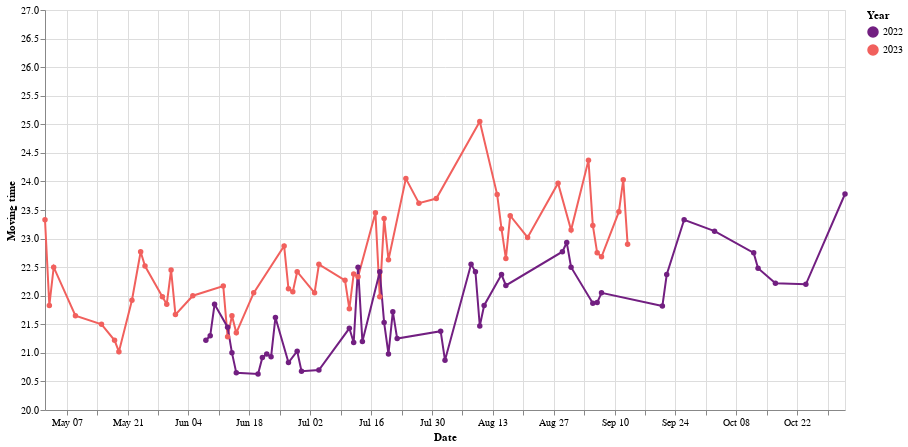

Notebook cell for this chart:
### Code cell
chart = alt.Chart(df2).mark_line(point=True).encode(x=alt.X('date:T', title="Date"), y=alt.Y('moving_time:Q', scale=alt.Scale(domain=[20, 27]), title="Moving time"), color=alt.Color("year", scale=alt.Scale(scheme='magma'), title="Year"), tooltip=['moving_time', alt.Tooltip('start_date:T')])
chart.properties(width=800, height=400)

### Figure 1 — Vega-Lite specification as saved in the notebook (floating-point values rounded to 4 significant figures)
{"config": {"view": {"continuousWidth": 400, "continuousHeight": 300}}, "data": {"name": "data-3a9e516fd377f3674bf7b2cbaef71e36"}, "mark": {"type": "line", "point": true}, "encoding": {"color": {"field": "year", "scale": {"scheme": "magma"}, "title": "Year", "type": "nominal"}, "tooltip": [{"field": "moving_time", "type": "quantitative"}, {"field": "start_date", "type": "temporal"}], "x": {"field": "date", "title": "Date", "type": "temporal"}, "y": {"field": "moving_time", "scale": {"domain": [20, 27]}, "title": "Moving time", "type": "quantitative"}}, "height": 400, "width": 800, "$schema": "https://vega.github.io/schema/vega-lite/v4.17.0.json", "datasets": {"data-3a9e516fd377f3674bf7b2cbaef71e36": [{"name": "Dpnk", "start_date": "2023-09-13T05:54:50+00:00", "distance": 8.79, "moving_time": 22.9, "elapsed_time": 22.9, "elev_gain": 119.5, "avg_speed": 23.03, "max_speed": 42.03, "date": "2000-09-13T00:00:00", "year": "2023"}, {"name": "Dpnk", "start_date": "2023-09-12T05:53:44+00:00", "distance": 8.782, "moving_time": 24.03, "elapsed_time": 24.03, "elev_gain": 117.6, "avg_speed": 21.92, "max_speed": 44.05, "date": "2000-09-12T00:00:00", "year": "2023"}, {"name": "Dpnk", "start_date": "2023-09-11T05:53:25+00:00", "distance": 8.816, "moving_time": 23.47, "elapsed_time": 23.47, "elev_gain": 117.6, "avg_speed": 22.54, "max_speed": 40.62, "date": "2000-09-11T00:00:00", "year": "2023"}, {"name": "Dpnk", "start_date": "2023-09-07T05:55:30+00:00", "distance": 8.808, "moving_time": 22.68, "elapsed_time": 22.68, "elev_gain": 117.7, "avg_speed": 23.3, "max_speed": 47.32, "date": "2000-09-07T00:00:00", "year": "2023"}, {"name": "Dpnk", "start_date": "2023-09-06T05:58:01+00:00", "distance": 8.815, "moving_time": 22.75, "elapsed_time": 22.75, "elev_gain": 118.0, "avg_speed": 23.25, "max_speed": 40.19, "date": "2000-09-06T00:00:00", "year": "2023"}, {"name": "Dpnk", "start_date": "2023-09-05T05:56:56+00:00", "distance": 8.821, "moving_time": 23.23, "elapsed_time": 23.23, "elev_gain": 117.5, "avg_speed": 22.78, "max_speed": 39.13, "date": "2000-09-05T00:00:00", "year": "2023"}, {"name": "Dpnk", "start_date": "2023-09-04T05:55:08+00:00", "distance": 8.815, "moving_time": 24.37, "elapsed_time": 24.37, "elev_gain": 117.7, "avg_speed": 21.71, "max_speed": 38.86, "date": "2000-09-04T00:00:00", "year": "2023"}, {"name": "Dpnk", "start_date": "2023-08-31T05:57:18+00:00", "distance": 8.814, "moving_time": 23.15, "elapsed_time": 23.15, "elev_gain": 117.7, "avg_speed": 22.85, "max_speed": 41.26, "date": "2000-08-31T00:00:00", "year": "2023"}, {"name": "Dpnk", "start_date": "2023-08-28T05:53:45+00:00", "distance": 8.813, "moving_time": 23.97, "elapsed_time": 23.97, "elev_gain": 117.8, "avg_speed": 22.06, "max_speed": 41.29, "date": "2000-08-28T00:00:00", "year": "2023"}, {"name": "Dpnk", "start_date": "2023-08-21T05:58:14+00:00", "distance": 8.794, "moving_time": 23.02, "elapsed_time": 23.02, "elev_gain": 117.5, "avg_speed": 22.92, "max_speed": 43.75, "date": "2000-08-21T00:00:00", "year": "2023"}, {"name": "Dpnk", "start_date": "2023-08-17T05:55:04+00:00", "distance": 8.807, "moving_time": 23.4, "elapsed_time": 23.72, "elev_gain": 117.4, "avg_speed": 22.58, "max_speed": 42.62, "date": "2000-08-17T00:00:00", "year": "2023"}, {"name": "Dpnk", "start_date": "2023-08-16T05:53:08+00:00", "distance": 8.806, "moving_time": 22.65, "elapsed_time": 22.65, "elev_gain": 117.5, "avg_speed": 23.33, "max_speed": 42.01, "date": "2000-08-16T00:00:00", "year": "2023"}, {"name": "Dpnk ", "start_date": "2023-08-15T05:54:38+00:00", "distance": 8.813, "moving_time": 23.17, "elapsed_time": 23.33, "elev_gain": 119.7, "avg_speed": 22.82, "max_speed": 48.76, "date": "2000-08-15T00:00:00", "year": "2023"}, {"name": "Dpnk ", "start_date": "2023-08-14T05:57:14+00:00", "distance": 8.795, "moving_time": 23.77, "elapsed_time": 23.9, "elev_gain": 117.8, "avg_speed": 22.2, "max_speed": 48.89, "date": "2000-08-14T00:00:00", "year": "2023"}, {"name": "Dpnk ", "start_date": "2023-08-10T05:55:47+00:00", "distance": 8.813, "moving_time": 25.05, "elapsed_time": 25.23, "elev_gain": 117.7, "avg_speed": 21.11, "max_speed": 40.15, "date": "2000-08-10T00:00:00", "year": "2023"}, {"name": "Dpnk ", "start_date": "2023-07-31T05:54:07+00:00", "distance": 8.848, "moving_time": 23.7, "elapsed_time": 51.78, "elev_gain": 120.1, "avg_speed": 22.4, "max_speed": 38.92, "date": "2000-07-31T00:00:00", "year": "2023"}, {"name": "Dpnk ", "start_date": "2023-07-27T05:50:32+00:00", "distance": 8.801, "moving_time": 23.62, "elapsed_time": 23.68, "elev_gain": 117.8, "avg_speed": 22.36, "max_speed": 43.99, "date": "2000-07-27T00:00:00", "year": "2023"}, {"name": "Dpnk ", "start_date": "2023-07-24T05:54:09+00:00", "distance": 8.827, "moving_time": 24.05, "elapsed_time": 24.05, "elev_gain": 117.8, "avg_speed": 22.02, "max_speed": 41.94, "date": "2000-07-24T00:00:00", "year": "2023"}, {"name": "Dpnk ", "start_date": "2023-07-20T05:56:30+00:00", "distance": 8.805, "moving_time": 22.63, "elapsed_time": 22.8, "elev_gain": 117.8, "avg_speed": 23.34, "max_speed": 52.44, "date": "2000-07-20T00:00:00", "year": "2023"}, {"name": "Dpnk ", "start_date": "2023-07-19T05:53:46+00:00", "distance": 8.855, "moving_time": 23.35, "elapsed_time": 24.3, "elev_gain": 121.8, "avg_speed": 22.76, "max_speed": 46.13, "date": "2000-07-19T00:00:00", "year": "2023"}, {"name": "Dpnk ", "start_date": "2023-07-18T05:54:52+00:00", "distance": 8.817, "moving_time": 21.98, "elapsed_time": 22.02, "elev_gain": 117.9, "avg_speed": 24.07, "max_speed": 54.18, "date": "2000-07-18T00:00:00", "year": "2023"}, {"name": "Dpnk ", "start_date": "2023-07-17T05:56:15+00:00", "distance": 8.807, "moving_time": 23.45, "elapsed_time": 23.53, "elev_gain": 117.8, "avg_speed": 22.54, "max_speed": 43.29, "date": "2000-07-17T00:00:00", "year": "2023"}, {"name": "Dpnk ", "start_date": "2023-07-13T05:53:07+00:00", "distance": 8.826, "moving_time": 22.33, "elapsed_time": 22.33, "elev_gain": 121.6, "avg_speed": 23.71, "max_speed": 41.92, "date": "2000-07-13T00:00:00", "year": "2023"}, {"name": "Dpnk ", "start_date": "2023-07-12T05:52:00+00:00", "distance": 8.82, "moving_time": 22.38, "elapsed_time": 22.52, "elev_gain": 120.8, "avg_speed": 23.64, "max_speed": 40.49, "date": "2000-07-12T00:00:00", "year": "2023"}, {"name": "Dpnk ", "start_date": "2023-07-11T05:54:27+00:00", "distance": 8.834, "moving_time": 21.77, "elapsed_time": 21.77, "elev_gain": 117.9, "avg_speed": 24.35, "max_speed": 43.16, "date": "2000-07-11T00:00:00", "year": "2023"}, {"name": "Dpnk ", "start_date": "2023-07-10T05:55:24+00:00", "distance": 8.823, "moving_time": 22.27, "elapsed_time": 22.38, "elev_gain": 120.3, "avg_speed": 23.77, "max_speed": 40.92, "date": "2000-07-10T00:00:00", "year": "2023"}, {"name": "Dpnk ", "start_date": "2023-07-04T05:52:15+00:00", "distance": 8.806, "moving_time": 22.55, "elapsed_time": 22.55, "elev_gain": 117.7, "avg_speed": 23.43, "max_speed": 42.22, "date": "2000-07-04T00:00:00", "year": "2023"}, {"name": "Dpnk ", "start_date": "2023-07-03T05:56:48+00:00", "distance": 8.813, "moving_time": 22.05, "elapsed_time": 22.05, "elev_gain": 117.8, "avg_speed": 23.98, "max_speed": 40.98, "date": "2000-07-03T00:00:00", "year": "2023"}, {"name": "Dpnk ", "start_date": "2023-06-29T05:53:36+00:00", "distance": 8.823, "moving_time": 22.42, "elapsed_time": 22.42, "elev_gain": 120.3, "avg_speed": 23.62, "max_speed": 51.99, "date": "2000-06-29T00:00:00", "year": "2023"}, {"name": "Dpnk ", "start_date": "2023-06-28T05:52:54+00:00", "distance": 8.835, "moving_time": 22.07, "elapsed_time": 22.07, "elev_gain": 117.9, "avg_speed": 24.02, "max_speed": 41.98, "date": "2000-06-28T00:00:00", "year": "2023"}, {"name": "Dpnk ", "start_date": "2023-06-27T05:53:15+00:00", "distance": 8.808, "moving_time": 22.12, "elapsed_time": 22.12, "elev_gain": 120.9, "avg_speed": 23.9, "max_speed": 45.27, "date": "2000-06-27T00:00:00", "year": "2023"}, {"name": "Dpnk ", "start_date": "2023-06-26T05:52:35+00:00", "distance": 8.81, "moving_time": 22.87, "elapsed_time": 23.02, "elev_gain": 118.0, "avg_speed": 23.12, "max_speed": 45.48, "date": "2000-06-26T00:00:00", "year": "2023"}, {"name": "Dpnk ", "start_date": "2023-06-19T05:53:30+00:00", "distance": 8.846, "moving_time": 22.05, "elapsed_time": 22.05, "elev_gain": 121.1, "avg_speed": 24.07, "max_speed": 41.86, "date": "2000-06-19T00:00:00", "year": "2023"}, {"name": "Dpnk ", "start_date": "2023-06-15T05:48:04+00:00", "distance": 8.144, "moving_time": 21.35, "elapsed_time": 21.9, "elev_gain": 100.0, "avg_speed": 22.89, "max_speed": 38.3, "date": "2000-06-15T00:00:00", "year": "2023"}, {"name": "Dpnk ", "start_date": "2023-06-14T05:51:09+00:00", "distance": 8.802, "moving_time": 21.65, "elapsed_time": 21.65, "elev_gain": 121.8, "avg_speed": 24.39, "max_speed": 44.66, "date": "2000-06-14T00:00:00", "year": "2023"}, {"name": "Dpnk ", "start_date": "2023-06-13T05:49:15+00:00", "distance": 8.826, "moving_time": 21.28, "elapsed_time": 21.28, "elev_gain": 117.4, "avg_speed": 24.88, "max_speed": 45.6, "date": "2000-06-13T00:00:00", "year": "2023"}, {"name": "Dpnk ", "start_date": "2023-06-12T05:51:20+00:00", "distance": 8.775, "moving_time": 22.17, "elapsed_time": 22.17, "elev_gain": 117.8, "avg_speed": 23.75, "max_speed": 40.64, "date": "2000-06-12T00:00:00", "year": "2023"}, {"name": "Dpnk ", "start_date": "2023-06-05T05:53:23+00:00", "distance": 8.736, "moving_time": 22.0, "elapsed_time": 22.1, "elev_gain": 120.5, "avg_speed": 23.82, "max_speed": 43.3, "date": "2000-06-05T00:00:00", "year": "2023"}, {"name": "Dpnk ", "start_date": "2023-06-01T05:49:42+00:00", "distance": 8.831, "moving_time": 21.67, "elapsed_time": 21.67, "elev_gain": 120.5, "avg_speed": 24.45, "max_speed": 41.85, "date": "2000-06-01T00:00:00", "year": "2023"}, {"name": "Dpnk ", "start_date": "2023-05-31T05:51:27+00:00", "distance": 8.827, "moving_time": 22.45, "elapsed_time": 22.67, "elev_gain": 121.6, "avg_speed": 23.59, "max_speed": 45.43, "date": "2000-05-31T00:00:00", "year": "2023"}, {"name": "Dpnk ", "start_date": "2023-05-30T05:53:19+00:00", "distance": 8.847, "moving_time": 21.85, "elapsed_time": 21.85, "elev_gain": 121.1, "avg_speed": 24.29, "max_speed": 41.1, "date": "2000-05-30T00:00:00", "year": "2023"}, {"name": "Dpnk ", "start_date": "2023-05-29T05:55:34+00:00", "distance": 8.856, "moving_time": 21.98, "elapsed_time": 22.05, "elev_gain": 120.4, "avg_speed": 24.17, "max_speed": 41.86, "date": "2000-05-29T00:00:00", "year": "2023"}, {"name": "Dpnk ", "start_date": "2023-05-25T05:53:41+00:00", "distance": 8.888, "moving_time": 22.52, "elapsed_time": 22.85, "elev_gain": 121.3, "avg_speed": 23.68, "max_speed": 43.2, "date": "2000-05-25T00:00:00", "year": "2023"}, {"name": "Dpnk ", "start_date": "2023-05-24T05:54:52+00:00", "distance": 8.865, "moving_time": 22.77, "elapsed_time": 23.13, "elev_gain": 123.2, "avg_speed": 23.36, "max_speed": 43.57, "date": "2000-05-24T00:00:00", "year": "2023"}, {"name": "Dpnk ", "start_date": "2023-05-22T05:53:16+00:00", "distance": 8.842, "moving_time": 21.92, "elapsed_time": 21.92, "elev_gain": 117.7, "avg_speed": 24.21, "max_speed": 40.23, "date": "2000-05-22T00:00:00", "year": "2023"}, {"name": "Dpnk ", "start_date": "2023-05-19T07:12:22+00:00", "distance": 8.957, "moving_time": 21.02, "elapsed_time": 22.38, "elev_gain": 121.9, "avg_speed": 25.57, "max_speed": 45.65, "date": "2000-05-19T00:00:00", "year": "2023"}, {"name": "Dpnk ", "start_date": "2023-05-18T05:53:32+00:00", "distance": 8.902, "moving_time": 21.22, "elapsed_time": 21.22, "elev_gain": 120.7, "avg_speed": 25.17, "max_speed": 50.87, "date": "2000-05-18T00:00:00", "year": "2023"}, {"name": "Dpnk ", "start_date": "2023-05-15T05:53:21+00:00", "distance": 8.817, "moving_time": 21.5, "elapsed_time": 21.5, "elev_gain": 120.7, "avg_speed": 24.61, "max_speed": 42.57, "date": "2000-05-15T00:00:00", "year": "2023"}, {"name": "Dpnk ", "start_date": "2023-05-09T05:53:59+00:00", "distance": 9.084, "moving_time": 21.65, "elapsed_time": 21.73, "elev_gain": 122.4, "avg_speed": 25.17, "max_speed": 42.98, "date": "2000-05-09T00:00:00", "year": "2023"}, {"name": "Dpnk ", "start_date": "2023-05-04T05:52:50+00:00", "distance": 9.015, "moving_time": 22.5, "elapsed_time": 22.5, "elev_gain": 122.1, "avg_speed": 24.04, "max_speed": 42.19, "date": "2000-05-04T00:00:00", "year": "2023"}, {"name": "Dpnk ", "start_date": "2023-05-03T05:52:15+00:00", "distance": 9.014, "moving_time": 21.83, "elapsed_time": 21.83, "elev_gain": 122.4, "avg_speed": 24.77, "max_speed": 47.56, "date": "2000-05-03T00:00:00", "year": "2023"}, {"name": "Dpnk ", "start_date": "2023-05-02T05:55:12+00:00", "distance": 9.068, "moving_time": 23.33, "elapsed_time": 24.92, "elev_gain": 121.8, "avg_speed": 23.32, "max_speed": 45.73, "date": "2000-05-02T00:00:00", "year": "2023"}, {"name": "Work commute ", "start_date": "2022-11-02T05:55:34+00:00", "distance": 9.062, "moving_time": 23.78, "elapsed_time": 23.78, "elev_gain": 121.6, "avg_speed": 22.86, "max_speed": 46.23, "date": "2000-11-02T00:00:00", "year": "2022"}, {"name": "Work commute ", "start_date": "2022-10-24T05:55:54+00:00", "distance": 9.036, "moving_time": 22.2, "elapsed_time": 22.2, "elev_gain": 123.7, "avg_speed": 24.42, "max_speed": 45.76, "date": "2000-10-24T00:00:00", "year": "2022"}, {"name": "Work commute ", "start_date": "2022-10-17T05:54:40+00:00", "distance": 9.02, "moving_time": 22.22, "elapsed_time": 22.38, "elev_gain": 125.0, "avg_speed": 24.36, "max_speed": 49.1, "date": "2000-10-17T00:00:00", "year": "2022"}, {"name": "Work commute ", "start_date": "2022-10-13T05:21:30+00:00", "distance": 9.013, "moving_time": 22.48, "elapsed_time": 22.57, "elev_gain": 121.4, "avg_speed": 24.05, "max_speed": 46.01, "date": "2000-10-13T00:00:00", "year": "2022"}, {"name": "Work commute ", "start_date": "2022-10-12T05:52:36+00:00", "distance": 9.043, "moving_time": 22.75, "elapsed_time": 22.78, "elev_gain": 123.4, "avg_speed": 23.85, "max_speed": 48.79, "date": "2000-10-12T00:00:00", "year": "2022"}, {"name": "Work commute ", "start_date": "2022-10-03T05:57:16+00:00", "distance": 9.03, "moving_time": 23.13, "elapsed_time": 23.13, "elev_gain": 121.6, "avg_speed": 23.42, "max_speed": 47.91, "date": "2000-10-03T00:00:00", "year": "2022"}, {"name": "Work commute ", "start_date": "2022-09-26T05:56:30+00:00", "distance": 9.062, "moving_time": 23.33, "elapsed_time": 23.33, "elev_gain": 126.3, "avg_speed": 23.3, "max_speed": 43.49, "date": "2000-09-26T00:00:00", "year": "2022"}, {"name": "Work commute ", "start_date": "2022-09-22T05:55:52+00:00", "distance": 8.934, "moving_time": 22.37, "elapsed_time": 22.42, "elev_gain": 122.8, "avg_speed": 23.97, "max_speed": 42.96, "date": "2000-09-22T00:00:00", "year": "2022"}, {"name": "Work commute ", "start_date": "2022-09-21T05:53:44+00:00", "distance": 9.019, "moving_time": 21.82, "elapsed_time": 22.37, "elev_gain": 123.1, "avg_speed": 24.8, "max_speed": 45.86, "date": "2000-09-21T00:00:00", "year": "2022"}, {"name": "Work commute ", "start_date": "2022-09-07T05:55:09+00:00", "distance": 8.993, "moving_time": 22.05, "elapsed_time": 22.08, "elev_gain": 120.6, "avg_speed": 24.47, "max_speed": 46.21, "date": "2000-09-07T00:00:00", "year": "2022"}, {"name": "Work commute ", "start_date": "2022-09-06T05:53:36+00:00", "distance": 9.069, "moving_time": 21.88, "elapsed_time": 21.88, "elev_gain": 121.1, "avg_speed": 24.87, "max_speed": 41.7, "date": "2000-09-06T00:00:00", "year": "2022"}, {"name": "Work commute ", "start_date": "2022-09-05T06:02:31+00:00", "distance": 9.005, "moving_time": 21.87, "elapsed_time": 21.87, "elev_gain": 120.8, "avg_speed": 24.71, "max_speed": 43.75, "date": "2000-09-05T00:00:00", "year": "2022"}, {"name": "Work commute ", "start_date": "2022-08-31T05:59:16+00:00", "distance": 9.026, "moving_time": 22.5, "elapsed_time": 22.58, "elev_gain": 118.1, "avg_speed": 24.07, "max_speed": 44.43, "date": "2000-08-31T00:00:00", "year": "2022"}, {"name": "Work commute ", "start_date": "2022-08-30T05:55:08+00:00", "distance": 8.928, "moving_time": 22.93, "elapsed_time": 22.93, "elev_gain": 117.9, "avg_speed": 23.36, "max_speed": 43.49, "date": "2000-08-30T00:00:00", "year": "2022"}, {"name": "Work commute ", "start_date": "2022-08-29T06:04:36+00:00", "distance": 9.04, "moving_time": 22.77, "elapsed_time": 22.83, "elev_gain": 124.7, "avg_speed": 23.82, "max_speed": 47.17, "date": "2000-08-29T00:00:00", "year": "2022"}, {"name": "Work commute ", "start_date": "2022-08-16T05:57:05+00:00", "distance": 8.979, "moving_time": 22.18, "elapsed_time": 22.18, "elev_gain": 118.4, "avg_speed": 24.29, "max_speed": 44.55, "date": "2000-08-16T00:00:00", "year": "2022"}, {"name": "Work commute ", "start_date": "2022-08-15T05:59:57+00:00", "distance": 9.024, "moving_time": 22.37, "elapsed_time": 22.57, "elev_gain": 121.0, "avg_speed": 24.21, "max_speed": 45.01, "date": "2000-08-15T00:00:00", "year": "2022"}, {"name": "Work commute ", "start_date": "2022-08-11T05:55:42+00:00", "distance": 8.984, "moving_time": 21.83, "elapsed_time": 21.83, "elev_gain": 117.9, "avg_speed": 24.69, "max_speed": 44.21, "date": "2000-08-11T00:00:00", "year": "2022"}, {"name": "Work commute ", "start_date": "2022-08-10T05:56:37+00:00", "distance": 9.088, "moving_time": 21.47, "elapsed_time": 21.47, "elev_gain": 120.8, "avg_speed": 25.4, "max_speed": 44.99, "date": "2000-08-10T00:00:00", "year": "2022"}, {"name": "Work commute ", "start_date": "2022-08-09T05:56:48+00:00", "distance": 8.99, "moving_time": 22.42, "elapsed_time": 22.45, "elev_gain": 119.6, "avg_speed": 24.06, "max_speed": 44.32, "date": "2000-08-09T00:00:00", "year": "2022"}, {"name": "Work commute ", "start_date": "2022-08-08T05:56:23+00:00", "distance": 9.06, "moving_time": 22.55, "elapsed_time": 23.03, "elev_gain": 124.7, "avg_speed": 24.11, "max_speed": 44.51, "date": "2000-08-08T00:00:00", "year": "2022"}, {"name": "Work commute ", "start_date": "2022-08-02T05:56:18+00:00", "distance": 9.012, "moving_time": 20.87, "elapsed_time": 20.87, "elev_gain": 120.1, "avg_speed": 25.91, "max_speed": 45.3, "date": "2000-08-02T00:00:00", "year": "2022"}, {"name": "Work commute ", "start_date": "2022-08-01T05:57:25+00:00", "distance": 9.012, "moving_time": 21.38, "elapsed_time": 21.38, "elev_gain": 120.4, "avg_speed": 25.29, "max_speed": 44.09, "date": "2000-08-01T00:00:00", "year": "2022"}, {"name": "Work commute ", "start_date": "2022-07-22T05:54:15+00:00", "distance": 9.053, "moving_time": 21.25, "elapsed_time": 21.28, "elev_gain": 118.1, "avg_speed": 25.56, "max_speed": 45.76, "date": "2000-07-22T00:00:00", "year": "2022"}, {"name": "Work commute ", "start_date": "2022-07-21T05:54:22+00:00", "distance": 9.082, "moving_time": 21.72, "elapsed_time": 21.72, "elev_gain": 119.8, "avg_speed": 25.09, "max_speed": 45.81, "date": "2000-07-21T00:00:00", "year": "2022"}, {"name": "Work commute ", "start_date": "2022-07-20T05:49:32+00:00", "distance": 9.001, "moving_time": 20.98, "elapsed_time": 20.98, "elev_gain": 120.2, "avg_speed": 25.74, "max_speed": 48.6, "date": "2000-07-20T00:00:00", "year": "2022"}, {"name": "Work commute ", "start_date": "2022-07-19T05:55:18+00:00", "distance": 9.101, "moving_time": 21.53, "elapsed_time": 22.12, "elev_gain": 120.0, "avg_speed": 25.36, "max_speed": 58.74, "date": "2000-07-19T00:00:00", "year": "2022"}, {"name": "Work commute ", "start_date": "2022-07-18T05:44:36+00:00", "distance": 9.233, "moving_time": 22.42, "elapsed_time": 22.42, "elev_gain": 131.5, "avg_speed": 24.71, "max_speed": 47.84, "date": "2000-07-18T00:00:00", "year": "2022"}, {"name": "Work commute ", "start_date": "2022-07-14T05:56:15+00:00", "distance": 9.107, "moving_time": 21.2, "elapsed_time": 21.2, "elev_gain": 120.3, "avg_speed": 25.78, "max_speed": 52.7, "date": "2000-07-14T00:00:00", "year": "2022"}, {"name": "Work commute ", "start_date": "2022-07-13T05:55:40+00:00", "distance": 9.123, "moving_time": 22.5, "elapsed_time": 22.68, "elev_gain": 128.8, "avg_speed": 24.33, "max_speed": 54.37, "date": "2000-07-13T00:00:00", "year": "2022"}, {"name": "Work commute ", "start_date": "2022-07-12T05:55:12+00:00", "distance": 9.032, "moving_time": 21.18, "elapsed_time": 21.28, "elev_gain": 117.9, "avg_speed": 25.58, "max_speed": 54.92, "date": "2000-07-12T00:00:00", "year": "2022"}, {"name": "Work commute ", "start_date": "2022-07-11T05:55:12+00:00", "distance": 9.089, "moving_time": 21.43, "elapsed_time": 21.5, "elev_gain": 120.4, "avg_speed": 25.44, "max_speed": 44.32, "date": "2000-07-11T00:00:00", "year": "2022"}, {"name": "Work commute ", "start_date": "2022-07-04T05:57:38+00:00", "distance": 9.058, "moving_time": 20.7, "elapsed_time": 20.98, "elev_gain": 128.8, "avg_speed": 26.25, "max_speed": 49.33, "date": "2000-07-04T00:00:00", "year": "2022"}, {"name": "Work commute ", "start_date": "2022-06-30T05:59:18+00:00", "distance": 8.935, "moving_time": 20.68, "elapsed_time": 20.68, "elev_gain": 122.0, "avg_speed": 25.92, "max_speed": 51.28, "date": "2000-06-30T00:00:00", "year": "2022"}, {"name": "Work commute ", "start_date": "2022-06-29T05:42:33+00:00", "distance": 8.938, "moving_time": 21.03, "elapsed_time": 21.03, "elev_gain": 130.9, "avg_speed": 25.5, "max_speed": 71.1, "date": "2000-06-29T00:00:00", "year": "2022"}, {"name": "Work commute ", "start_date": "2022-06-27T05:49:11+00:00", "distance": 8.943, "moving_time": 20.83, "elapsed_time": 21.1, "elev_gain": 119.5, "avg_speed": 25.75, "max_speed": 44.1, "date": "2000-06-27T00:00:00", "year": "2022"}, {"name": "Work commute ", "start_date": "2022-06-24T06:04:47+00:00", "distance": 8.923, "moving_time": 21.62, "elapsed_time": 21.62, "elev_gain": 123.3, "avg_speed": 24.77, "max_speed": 44.87, "date": "2000-06-24T00:00:00", "year": "2022"}, {"name": "Work commute ", "start_date": "2022-06-23T05:27:26+00:00", "distance": 8.946, "moving_time": 20.93, "elapsed_time": 21.03, "elev_gain": 119.8, "avg_speed": 25.64, "max_speed": 61.73, "date": "2000-06-23T00:00:00", "year": "2022"}, {"name": "Work commute ", "start_date": "2022-06-22T05:42:29+00:00", "distance": 9.009, "moving_time": 20.98, "elapsed_time": 20.98, "elev_gain": 122.6, "avg_speed": 25.76, "max_speed": 55.4, "date": "2000-06-22T00:00:00", "year": "2022"}, {"name": "Work commute ", "start_date": "2022-06-21T06:02:09+00:00", "distance": 8.966, "moving_time": 20.92, "elapsed_time": 20.92, "elev_gain": 124.7, "avg_speed": 25.72, "max_speed": 54.47, "date": "2000-06-21T00:00:00", "year": "2022"}, {"name": "Work commute ", "start_date": "2022-06-20T06:01:21+00:00", "distance": 9.114, "moving_time": 20.63, "elapsed_time": 20.63, "elev_gain": 126.2, "avg_speed": 26.5, "max_speed": 55.52, "date": "2000-06-20T00:00:00", "year": "2022"}, {"name": "Work commute ", "start_date": "2022-06-15T06:01:04+00:00", "distance": 9.009, "moving_time": 20.65, "elapsed_time": 20.65, "elev_gain": 118.8, "avg_speed": 26.18, "max_speed": 53.21, "date": "2000-06-15T00:00:00", "year": "2022"}, {"name": "Work commute ", "start_date": "2022-06-14T06:05:58+00:00", "distance": 9.059, "moving_time": 21.0, "elapsed_time": 21.1, "elev_gain": 126.5, "avg_speed": 25.88, "max_speed": 47.88, "date": "2000-06-14T00:00:00", "year": "2022"}, {"name": "Work commute ", "start_date": "2022-06-13T05:57:43+00:00", "distance": 9.01, "moving_time": 21.45, "elapsed_time": 21.45, "elev_gain": 119.3, "avg_speed": 25.2, "max_speed": 52.46, "date": "2000-06-13T00:00:00", "year": "2022"}, {"name": "Work commute ", "start_date": "2022-06-10T06:07:01+00:00", "distance": 9.128, "moving_time": 21.85, "elapsed_time": 22.1, "elev_gain": 122.3, "avg_speed": 25.07, "max_speed": 54.39, "date": "2000-06-10T00:00:00", "year": "2022"}, {"name": "Work commute ", "start_date": "2022-06-09T06:03:53+00:00", "distance": 9.126, "moving_time": 21.3, "elapsed_time": 21.3, "elev_gain": 115.7, "avg_speed": 25.71, "max_speed": 47.89, "date": "2000-06-09T00:00:00", "year": "2022"}, {"name": "Work commute ", "start_date": "2022-06-08T06:01:06+00:00", "distance": 9.03, "moving_time": 21.22, "elapsed_time": 21.53, "elev_gain": 119.7, "avg_speed": 25.53, "max_speed": 70.02, "date": "2000-06-08T00:00:00", "year": "2022"}]}}
